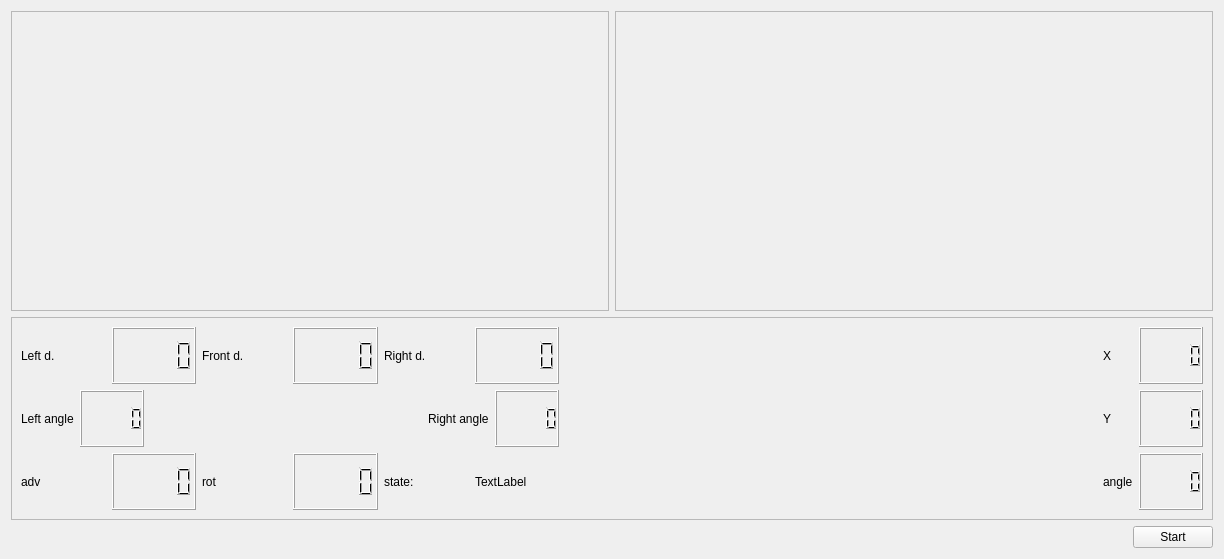
<?xml version="1.0" encoding="UTF-8"?>
<ui version="4.0">
 <class>guiDlg</class>
 <widget class="QWidget" name="guiDlg">
  <property name="geometry">
   <rect>
    <x>0</x>
    <y>0</y>
    <width>1224</width>
    <height>559</height>
   </rect>
  </property>
  <property name="windowTitle">
   <string>Localiser</string>
  </property>
  <layout class="QHBoxLayout" name="horizontalLayout_43">
   <item>
    <layout class="QVBoxLayout" name="verticalLayout_7">
     <item>
      <layout class="QHBoxLayout" name="horizontalLayout_17">
       <item>
        <widget class="QFrame" name="frame">
         <property name="sizePolicy">
          <sizepolicy hsizetype="Expanding" vsizetype="Preferred">
           <horstretch>0</horstretch>
           <verstretch>0</verstretch>
          </sizepolicy>
         </property>
         <property name="minimumSize">
          <size>
           <width>500</width>
           <height>300</height>
          </size>
         </property>
         <property name="frameShape">
          <enum>QFrame::StyledPanel</enum>
         </property>
         <property name="frameShadow">
          <enum>QFrame::Raised</enum>
         </property>
        </widget>
       </item>
       <item>
        <widget class="QFrame" name="frame_room">
         <property name="sizePolicy">
          <sizepolicy hsizetype="Expanding" vsizetype="Preferred">
           <horstretch>0</horstretch>
           <verstretch>0</verstretch>
          </sizepolicy>
         </property>
         <property name="minimumSize">
          <size>
           <width>500</width>
           <height>300</height>
          </size>
         </property>
         <property name="frameShape">
          <enum>QFrame::StyledPanel</enum>
         </property>
         <property name="frameShadow">
          <enum>QFrame::Raised</enum>
         </property>
        </widget>
       </item>
      </layout>
     </item>
     <item>
      <layout class="QVBoxLayout" name="verticalLayout_6">
       <item>
        <widget class="QFrame" name="frame_2">
         <property name="sizePolicy">
          <sizepolicy hsizetype="Minimum" vsizetype="Preferred">
           <horstretch>0</horstretch>
           <verstretch>0</verstretch>
          </sizepolicy>
         </property>
         <property name="frameShape">
          <enum>QFrame::StyledPanel</enum>
         </property>
         <property name="frameShadow">
          <enum>QFrame::Raised</enum>
         </property>
         <layout class="QHBoxLayout" name="horizontalLayout_25">
          <item>
           <layout class="QHBoxLayout" name="horizontalLayout_24">
            <item>
             <layout class="QVBoxLayout" name="verticalLayout">
              <item>
               <layout class="QHBoxLayout" name="horizontalLayout_7">
                <item>
                 <layout class="QHBoxLayout" name="horizontalLayout_2">
                  <item>
                   <widget class="QLabel" name="label">
                    <property name="text">
                     <string>Left d.</string>
                    </property>
                   </widget>
                  </item>
                  <item>
                   <widget class="QLCDNumber" name="lcdNumber_leftdist">
                    <property name="font">
                     <font>
                      <bold>true</bold>
                     </font>
                    </property>
                   </widget>
                  </item>
                 </layout>
                </item>
                <item>
                 <layout class="QHBoxLayout" name="horizontalLayout_3">
                  <item>
                   <widget class="QLabel" name="label_2">
                    <property name="text">
                     <string>Front d.</string>
                    </property>
                   </widget>
                  </item>
                  <item>
                   <widget class="QLCDNumber" name="lcdNumber_frontdist">
                    <property name="font">
                     <font>
                      <bold>true</bold>
                     </font>
                    </property>
                   </widget>
                  </item>
                 </layout>
                </item>
                <item>
                 <layout class="QHBoxLayout" name="horizontalLayout_6">
                  <item>
                   <widget class="QLabel" name="label_3">
                    <property name="text">
                     <string>Right d.</string>
                    </property>
                   </widget>
                  </item>
                  <item>
                   <widget class="QLCDNumber" name="lcdNumber_rightdist">
                    <property name="font">
                     <font>
                      <bold>true</bold>
                     </font>
                    </property>
                   </widget>
                  </item>
                 </layout>
                </item>
               </layout>
              </item>
              <item>
               <layout class="QHBoxLayout" name="horizontalLayout_23">
                <item>
                 <layout class="QHBoxLayout" name="horizontalLayout_22">
                  <item>
                   <widget class="QLabel" name="label_15">
                    <property name="text">
                     <string>Left angle</string>
                    </property>
                   </widget>
                  </item>
                  <item>
                   <widget class="QLCDNumber" name="lcdNumber_leftangle">
                    <property name="font">
                     <font>
                      <bold>true</bold>
                     </font>
                    </property>
                   </widget>
                  </item>
                 </layout>
                </item>
                <item>
                 <spacer name="horizontalSpacer_2">
                  <property name="orientation">
                   <enum>Qt::Horizontal</enum>
                  </property>
                  <property name="sizeHint" stdset="0">
                   <size>
                    <width>40</width>
                    <height>20</height>
                   </size>
                  </property>
                 </spacer>
                </item>
                <item>
                 <layout class="QHBoxLayout" name="horizontalLayout_18">
                  <item>
                   <widget class="QLabel" name="label_14">
                    <property name="text">
                     <string>Right angle</string>
                    </property>
                   </widget>
                  </item>
                  <item>
                   <widget class="QLCDNumber" name="lcdNumber_rightangle">
                    <property name="font">
                     <font>
                      <bold>true</bold>
                     </font>
                    </property>
                   </widget>
                  </item>
                 </layout>
                </item>
               </layout>
              </item>
              <item>
               <layout class="QHBoxLayout" name="horizontalLayout_8">
                <item>
                 <layout class="QHBoxLayout" name="horizontalLayout_4">
                  <item>
                   <widget class="QLabel" name="label_4">
                    <property name="text">
                     <string>adv</string>
                    </property>
                   </widget>
                  </item>
                  <item>
                   <widget class="QLCDNumber" name="lcdNumber_adv"/>
                  </item>
                 </layout>
                </item>
                <item>
                 <layout class="QHBoxLayout" name="horizontalLayout_5">
                  <item>
                   <widget class="QLabel" name="label_5">
                    <property name="text">
                     <string>rot</string>
                    </property>
                   </widget>
                  </item>
                  <item>
                   <widget class="QLCDNumber" name="lcdNumber_rot"/>
                  </item>
                 </layout>
                </item>
                <item>
                 <layout class="QHBoxLayout" name="horizontalLayout">
                  <item>
                   <widget class="QLabel" name="label_state_name">
                    <property name="text">
                     <string>state:</string>
                    </property>
                   </widget>
                  </item>
                  <item>
                   <widget class="QLabel" name="label_state">
                    <property name="text">
                     <string>TextLabel</string>
                    </property>
                   </widget>
                  </item>
                 </layout>
                </item>
               </layout>
              </item>
             </layout>
            </item>
            <item>
             <spacer name="horizontalSpacer_3">
              <property name="orientation">
               <enum>Qt::Horizontal</enum>
              </property>
              <property name="sizeHint" stdset="0">
               <size>
                <width>40</width>
                <height>20</height>
               </size>
              </property>
             </spacer>
            </item>
            <item>
             <layout class="QVBoxLayout" name="verticalLayout_3">
              <item>
               <layout class="QHBoxLayout" name="horizontalLayout_19">
                <item>
                 <widget class="QLabel" name="label_11">
                  <property name="text">
                   <string>X</string>
                  </property>
                 </widget>
                </item>
                <item>
                 <widget class="QLCDNumber" name="lcdNumber_xpos">
                  <property name="font">
                   <font>
                    <bold>true</bold>
                   </font>
                  </property>
                 </widget>
                </item>
               </layout>
              </item>
              <item>
               <layout class="QHBoxLayout" name="horizontalLayout_20">
                <item>
                 <widget class="QLabel" name="label_12">
                  <property name="text">
                   <string>Y</string>
                  </property>
                 </widget>
                </item>
                <item>
                 <widget class="QLCDNumber" name="lcdNumber_ypos">
                  <property name="font">
                   <font>
                    <bold>true</bold>
                   </font>
                  </property>
                 </widget>
                </item>
               </layout>
              </item>
              <item>
               <layout class="QHBoxLayout" name="horizontalLayout_21">
                <item>
                 <widget class="QLabel" name="label_13">
                  <property name="text">
                   <string>angle</string>
                  </property>
                 </widget>
                </item>
                <item>
                 <widget class="QLCDNumber" name="lcdNumber_angle">
                  <property name="font">
                   <font>
                    <bold>true</bold>
                   </font>
                  </property>
                 </widget>
                </item>
               </layout>
              </item>
             </layout>
            </item>
           </layout>
          </item>
         </layout>
        </widget>
       </item>
       <item>
        <layout class="QHBoxLayout" name="horizontalLayout_42">
         <item>
          <spacer name="horizontalSpacer_6">
           <property name="orientation">
            <enum>Qt::Horizontal</enum>
           </property>
           <property name="sizeHint" stdset="0">
            <size>
             <width>40</width>
             <height>20</height>
            </size>
           </property>
          </spacer>
         </item>
         <item>
          <widget class="QPushButton" name="pushButton_startstop">
           <property name="text">
            <string>Start</string>
           </property>
           <property name="checkable">
            <bool>true</bool>
           </property>
          </widget>
         </item>
        </layout>
       </item>
      </layout>
     </item>
    </layout>
   </item>
  </layout>
 </widget>
 <resources/>
 <connections/>
</ui>
